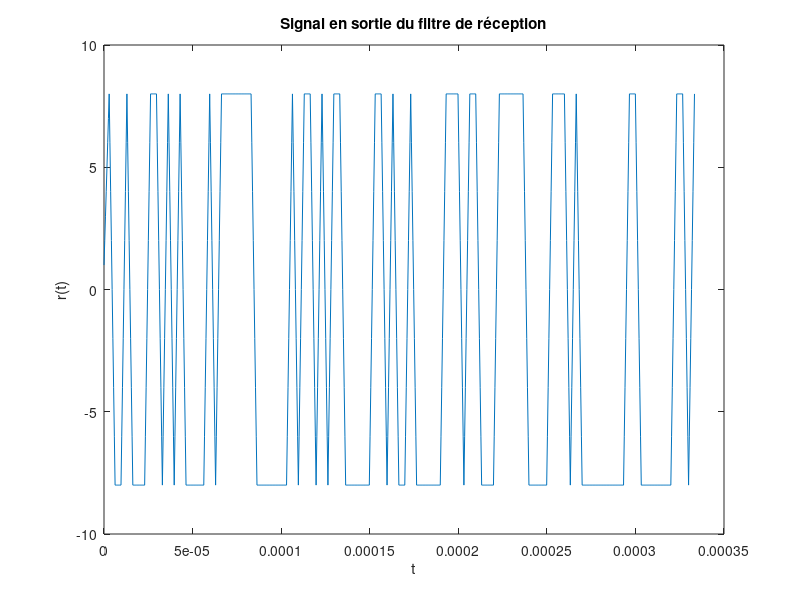
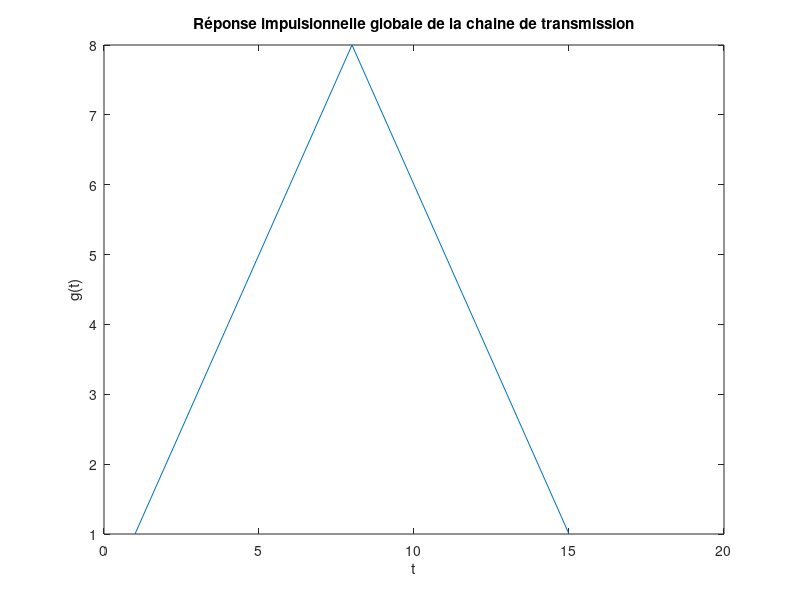
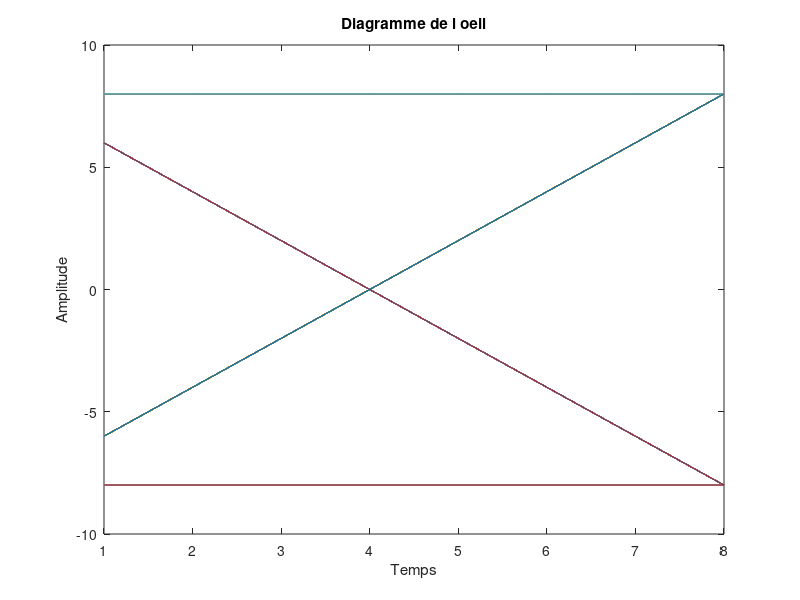
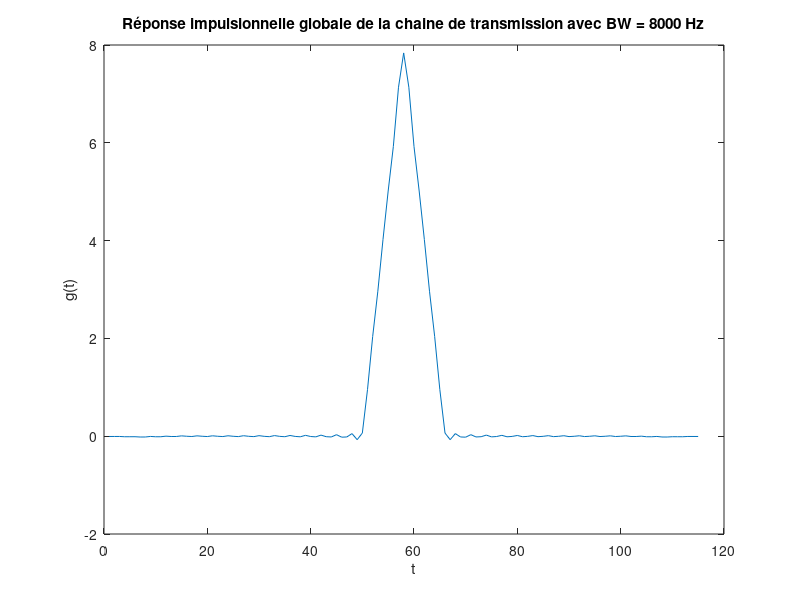

These charts were generated, in order, by the following MATLAB code:
clear all;
close all;
clc;

%% Données utilisées

N = 100;    % Longueur du message généré
Fe = 24000;
Rb = 3000;
Tb = 1/Rb;
Ns = Fe/Rb;
Ts = Ns/Fe;
Te = 1/Fe;

%% Génération d'un signal binaire aléatoire

bits = randi([0 1], 1, N);


%%%%%%%%%%%%%%%%%%%% Etude sans canal de propagation


%% bloc modulateur/démodulateur

        % Modulateur

% On réalise le mapping de la suite de bits  en affectant 1 aux bits 1 et -1 aux bits 0
Symboles = 2*bits - 1;

% On réalise le suréchantillonage 
Diracs = kron(Symboles, [1 zeros(1, Ns-1)]);

% On génére la réponse impulsionnelle du filtre de mise en forme du modulateur 
h = ones(1, Ns);

% On filtre notre suite d'impulsions de Dirac

x = filter(h, 1, Diracs);


        % Démodulateur

% On génère la réponse impulsionnelle du filtre de réception
hr = h;

% On filtre notre signal

r = filter(hr, 1, x);


%% Tracé du signal en sortie du filtre de réception

figure (1)
plot([0:Ts/(N*Ns -1):Ts], r);
title('Signal en sortie du filtre de réception')
xlabel('t')
ylabel('r(t)')



%% Réponse impulsionnelle globale de la chaine de transmission

g = conv(h, hr);

figure(2);
plot(g);
title('Réponse impulsionnelle globale de la chaine de transmission')
xlabel('t')
ylabel('g(t)')


%% Instant optimale pour echantillonner sans interférences entre symboles n0 + m.Ns

n0 = Ns;    
% On prend n0 = Ns car à cette valeur, pour tout m != 0 g(n0 + m*Ns) = 0 : 
% respectant ainsi le critère de Nyquist 


%% Tracé du diagramme de l'oeil 

figure(3);
plot(reshape(r(Ns+1:end), Ns, length(r(Ns+1:end))/Ns));
title('Diagramme de l oeil')
xlabel('Temps')
ylabel('Amplitude')

% à Ns, il y a 2 valeurs possibles ce qui confirme notre résultat car cela 
% respecte le critère de Nyquist


%% Verification du taux d'erreur binaire à n0 = Ns
%Échantillonnage à l'instant optimal
r_ech = r(n0 : n0 : length(r));
%demapping
r_erreur = ((r_ech/Ns) + 1)/2;
%Calcul du TEB
erreur = length(find((r_erreur - bits).^2 ~= 0)) / N 


%% Estimation taux d'erreur binaire pour n0 = 3
%Échantillonnage à un autre instant
r_ech_3 = r(3 : Ns : length(r));
%Demapping
r_erreur_3 = ((r_ech_3/Ns) + 1)/2;
%Calcul TEB
erreur_3 = length(find((r_erreur_3 - bits).^2 ~= 0)) / N
% Le taux d'erreur à n0 = 3 est élevée car d'après le diagramme de l'oeil à 
% n0 = 3 il y a 4 valeurs possibles donc ça ne respecte pas le critère de Nyquist.



%%%%%%%%%%%%%%%%%%%% Etude avec canal de propagation 

%%%%%%%%%% BW = 8000 Hz

% Filtre passe-bas représentant le canal de propagation
N = 101;
BW1 = 8000;
hc1 = (2*BW1/Fe) * sinc(2*(BW1/Fe)*[-(N-1)/2 : (N-1)/2]);


% Tracé de la réponse impulsionnelle globale de la chaîne de transmission 
g1 = conv(conv(h, hc1), hr);

figure(4)
plot(g1);
title('Réponse impulsionnelle globale de la chaine de transmission avec BW = 8000 Hz')
xlabel('t')
ylabel('g(t)')

figure(101)
plot(g)
hold on
plot (hc1)

% Tracé du diagramme de l'oeil à la sortie du filtre de réception
retard = (N-1)/2;
z1 = filter(hc1, 1, [x zeros(1, retard)]);
z1 = z1(retard + 1 : end);
z1 = filter(hr, 1, z1);


figure(10)
plot(z1);

figure(5)
plot(reshape(z1(Ns+1:end), Ns, length(z1(Ns+1 : end))/Ns));
title('Diagramme de l oeil')
xlabel('Temps')
ylabel('Amplitude')
% Tracés des réponses en fréquence des filtres





%%%%%%%%%% BW = 1000 Hz

% Filtre passe-bas représentant le canal de propagation
N = 101;
BW2 = 1000;
hc2 = (2*BW2/Fe) * sinc(2*(BW2/Fe)*[-(N-1)/2 : (N-1)/2]);


% Tracé de la réponse impulsionnelle globale de la chaîne de transmission 
g2 = conv(conv(h, hc2), hr);

figure(7)
plot(g2);
title('Réponse impulsionnelle globale de la chaine de transmission avec BW = 1000 Hz')
xlabel('t')
ylabel('g(t)')

% Tracé du diagramme de l'oeil à la sortie du filtre de réception
z2 = filter(g2, 1, Diracs);

figure(8)
plot(reshape(z2(Ns+1:end), Ns, length(z2(Ns+1:end))/Ns));
title('Diagramme de l oeil')
xlabel('Temps')
ylabel('Amplitude')
% Tracé des réponses en fréquence des filtres